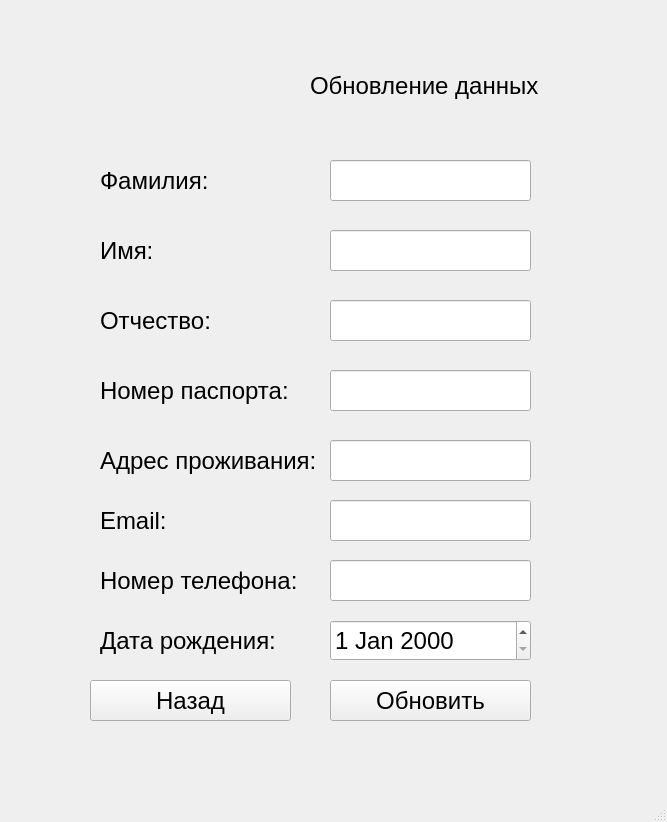
<?xml version="1.0" encoding="UTF-8"?>
<ui version="4.0">
 <class>ManagerUpdateClientWindow</class>
 <widget class="QMainWindow" name="ManagerUpdateClientWindow">
  <property name="geometry">
   <rect>
    <x>0</x>
    <y>0</y>
    <width>667</width>
    <height>822</height>
   </rect>
  </property>
  <property name="font">
   <font>
    <pointsize>18</pointsize>
   </font>
  </property>
  <property name="windowTitle">
   <string>BankProducts Application</string>
  </property>
  <widget class="QWidget" name="centralwidget">
   <widget class="QLabel" name="label">
    <property name="geometry">
     <rect>
      <x>310</x>
      <y>40</y>
      <width>261</width>
      <height>91</height>
     </rect>
    </property>
    <property name="text">
     <string>Обновление данных</string>
    </property>
   </widget>
   <widget class="QLabel" name="label_2">
    <property name="geometry">
     <rect>
      <x>100</x>
      <y>230</y>
      <width>131</width>
      <height>41</height>
     </rect>
    </property>
    <property name="text">
     <string>Имя:</string>
    </property>
   </widget>
   <widget class="QLabel" name="label_3">
    <property name="geometry">
     <rect>
      <x>100</x>
      <y>160</y>
      <width>131</width>
      <height>41</height>
     </rect>
    </property>
    <property name="text">
     <string>Фамилия:</string>
    </property>
   </widget>
   <widget class="QPushButton" name="enter">
    <property name="geometry">
     <rect>
      <x>330</x>
      <y>680</y>
      <width>201</width>
      <height>41</height>
     </rect>
    </property>
    <property name="text">
     <string>Обновить</string>
    </property>
   </widget>
   <widget class="QLabel" name="label_4">
    <property name="geometry">
     <rect>
      <x>100</x>
      <y>300</y>
      <width>201</width>
      <height>41</height>
     </rect>
    </property>
    <property name="text">
     <string>Отчество:</string>
    </property>
   </widget>
   <widget class="QPushButton" name="back">
    <property name="geometry">
     <rect>
      <x>90</x>
      <y>680</y>
      <width>201</width>
      <height>41</height>
     </rect>
    </property>
    <property name="text">
     <string>Назад</string>
    </property>
   </widget>
   <widget class="QLabel" name="label_5">
    <property name="geometry">
     <rect>
      <x>100</x>
      <y>370</y>
      <width>201</width>
      <height>41</height>
     </rect>
    </property>
    <property name="text">
     <string>Номер паспорта:</string>
    </property>
   </widget>
   <widget class="QLabel" name="label_6">
    <property name="geometry">
     <rect>
      <x>100</x>
      <y>440</y>
      <width>231</width>
      <height>41</height>
     </rect>
    </property>
    <property name="text">
     <string>Адрес проживания:</string>
    </property>
   </widget>
   <widget class="QLabel" name="label_7">
    <property name="geometry">
     <rect>
      <x>100</x>
      <y>500</y>
      <width>191</width>
      <height>41</height>
     </rect>
    </property>
    <property name="text">
     <string>Email:</string>
    </property>
   </widget>
   <widget class="QLabel" name="label_8">
    <property name="geometry">
     <rect>
      <x>100</x>
      <y>560</y>
      <width>221</width>
      <height>41</height>
     </rect>
    </property>
    <property name="text">
     <string>Номер телефона:</string>
    </property>
   </widget>
   <widget class="QLabel" name="label_9">
    <property name="geometry">
     <rect>
      <x>100</x>
      <y>620</y>
      <width>221</width>
      <height>41</height>
     </rect>
    </property>
    <property name="text">
     <string>Дата рождения:</string>
    </property>
   </widget>
   <widget class="QDateEdit" name="dateEdit">
    <property name="geometry">
     <rect>
      <x>330</x>
      <y>620</y>
      <width>201</width>
      <height>41</height>
     </rect>
    </property>
    <property name="maximumDate">
     <date>
      <year>2005</year>
      <month>6</month>
      <day>1</day>
     </date>
    </property>
    <property name="minimumDate">
     <date>
      <year>1910</year>
      <month>1</month>
      <day>1</day>
     </date>
    </property>
   </widget>
   <widget class="QLineEdit" name="nameEdit">
    <property name="geometry">
     <rect>
      <x>330</x>
      <y>230</y>
      <width>201</width>
      <height>41</height>
     </rect>
    </property>
    <property name="text">
     <string/>
    </property>
    <property name="maxLength">
     <number>100</number>
    </property>
    <property name="echoMode">
     <enum>QLineEdit::Normal</enum>
    </property>
   </widget>
   <widget class="QLineEdit" name="surnameEdit">
    <property name="geometry">
     <rect>
      <x>330</x>
      <y>160</y>
      <width>201</width>
      <height>41</height>
     </rect>
    </property>
    <property name="text">
     <string/>
    </property>
    <property name="maxLength">
     <number>100</number>
    </property>
    <property name="echoMode">
     <enum>QLineEdit::Normal</enum>
    </property>
   </widget>
   <widget class="QLineEdit" name="patronymicEdit">
    <property name="geometry">
     <rect>
      <x>330</x>
      <y>300</y>
      <width>201</width>
      <height>41</height>
     </rect>
    </property>
    <property name="text">
     <string/>
    </property>
    <property name="maxLength">
     <number>100</number>
    </property>
    <property name="echoMode">
     <enum>QLineEdit::Normal</enum>
    </property>
   </widget>
   <widget class="QLineEdit" name="passportEdit">
    <property name="geometry">
     <rect>
      <x>330</x>
      <y>370</y>
      <width>201</width>
      <height>41</height>
     </rect>
    </property>
    <property name="inputMask">
     <string>0000000000</string>
    </property>
    <property name="text">
     <string/>
    </property>
    <property name="maxLength">
     <number>10</number>
    </property>
    <property name="echoMode">
     <enum>QLineEdit::Normal</enum>
    </property>
   </widget>
   <widget class="QLineEdit" name="addressEdit">
    <property name="geometry">
     <rect>
      <x>330</x>
      <y>440</y>
      <width>201</width>
      <height>41</height>
     </rect>
    </property>
    <property name="text">
     <string/>
    </property>
    <property name="maxLength">
     <number>100</number>
    </property>
    <property name="echoMode">
     <enum>QLineEdit::Normal</enum>
    </property>
   </widget>
   <widget class="QLineEdit" name="emailEdit">
    <property name="geometry">
     <rect>
      <x>330</x>
      <y>500</y>
      <width>201</width>
      <height>41</height>
     </rect>
    </property>
    <property name="text">
     <string/>
    </property>
    <property name="maxLength">
     <number>100</number>
    </property>
    <property name="echoMode">
     <enum>QLineEdit::Normal</enum>
    </property>
   </widget>
   <widget class="QLineEdit" name="phoneEdit">
    <property name="geometry">
     <rect>
      <x>330</x>
      <y>560</y>
      <width>201</width>
      <height>41</height>
     </rect>
    </property>
    <property name="inputMask">
     <string/>
    </property>
    <property name="text">
     <string/>
    </property>
    <property name="maxLength">
     <number>12</number>
    </property>
    <property name="echoMode">
     <enum>QLineEdit::Normal</enum>
    </property>
    <property name="cursorPosition">
     <number>0</number>
    </property>
   </widget>
  </widget>
  <widget class="QMenuBar" name="menubar">
   <property name="geometry">
    <rect>
     <x>0</x>
     <y>0</y>
     <width>667</width>
     <height>33</height>
    </rect>
   </property>
  </widget>
  <widget class="QStatusBar" name="statusbar"/>
 </widget>
 <resources/>
 <connections/>
</ui>
